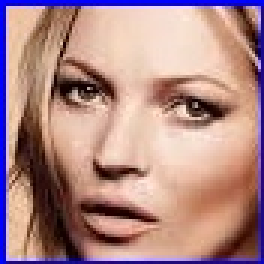
#> input picture Face Detection/detected_img/0_12_0.jpeg, 88 x 88 px (shown 3 times larger); its folder holds only this picture in this run
$ jupyter execute --allow-errors Untitled.ipynb   (shell and % lines are left out)
#> lines starting #> are read from the running program, lines starting #| are printed output that depends on the picture
[cell 1]
import numpy as np
import cv2 as cv
import matplotlib.pyplot as plt
import math
import pandas as pd
import seaborn as sns
import glob
import cv2
import re
import os
from sklearn.model_selection import train_test_split
import statsmodels.api as sm
import statsmodels.formula.api as smf

[cell 2]
names=os.listdir('./detected_img/')#it will get on the images names from a directory
string = ''.join(names)
result=re.findall(r'(\d)_\d*_',string)
face = list(map(int, result))
len(face)

[cell 3]
#Here I have a about 200 images in the below folder 'train' glob will get all the images from folder here
path = glob.glob('./detected_img/*.jpeg')
image=[]
for img in path:
    v = cv.imread(img) #It will loads all the images from a file
#> v is the input picture: shape (88, 88, 3); mean B, G, R 134.8, 136.6, 175.2
    blur = cv.GaussianBlur(v,(5,5),0)
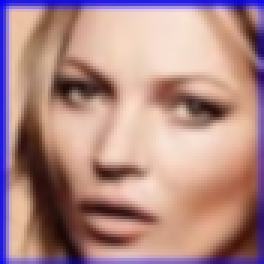
#> blur: shape (88, 88, 3) (shown 3 times larger); mean B, G, R 134.7, 137.5, 176.3
    gray = cv.cvtColor(blur,cv.COLOR_BGR2GRAY)# here changing  color image to gray scale
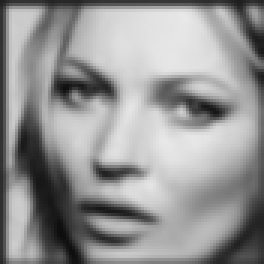
#> gray: shape (88, 88) (shown 3 times larger); min 13, max 233, mean 148.8
    image.append(gray)

[cell 4]
pic = []
for i in image:
    #v = cv.imread(img)
    #gray = cv.cvtColor(i,cv.COLOR_BGR2GRAY)# here changing  color image to gray scale
    gray = cv2.resize(i,(64,64))
    pic.append(gray)
#> this loop made 1 pass
#> pass 1, `gray = cv2.resize(i,(64,64))`:
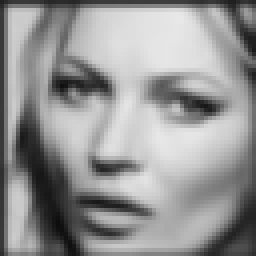
#> gray: shape (64, 64) (shown 4 times larger); min 14, max 232, mean 148.7
#> after the loop, pic = 1 item

[cell 5]
from numpy import linalg as la

evals, evecs = np.linalg.eig(gray) #creating eigen values and eigen vectors
sort_indices =np.argsort(gray)[::-1] # index sorting & inversing [::-1]
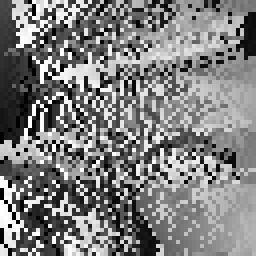
#> sort_indices: shape (64, 64) int64 (shown 4 times larger); min 0, max 63, mean 31.5; drawn with min black and max white
#> (the rest of this cell did not finish here and is left out)

[cell 6]
x = []
for i in pic:
    x.append(i.reshape(4096))
#> after the loop, x = 1 item

[cell 7]
x = np.array(x)

x_norm = x/x.max()
df = pd.DataFrame(x_norm)
#> df = table of 1 rows and 4096 columns
df['y'] = face
df.head()
#> Out = table of 1 rows and 4097 columns

[cell 8]
x = df.drop(columns='y', axis = 1)
#> x = table of 1 rows and 4096 columns
y = df['y']
x.shape
#> Out = (1, 4096)

[cell 9]
x = np.array(x)
type(x)

[cell 10]
from sklearn.decomposition import PCA

[cell 11]
pca = PCA()

[cell 12]
x_pca = pca.fit_transform(x.T)
#> x_pca = 4096 values, max 0.359 at index 300, min -0.581 at index 3534, mean -8.67e-17

[cell 13]
x_pca.T.shape
#> Out = (1, 4096)

[cell 14]
var_per = pca.explained_variance_ratio_

[cell 15]
cum = [0]
for i in range(len(var_per)):
    cum.append(cum[-1]+var_per[i])

[cell 16]
plt.figure(figsize=(10,4))
plt.subplot(1,2,1)
plt.plot(var_per,'*-')
plt.subplot(1,2,2)
plt.plot(cum,'r.-')
plt.show()
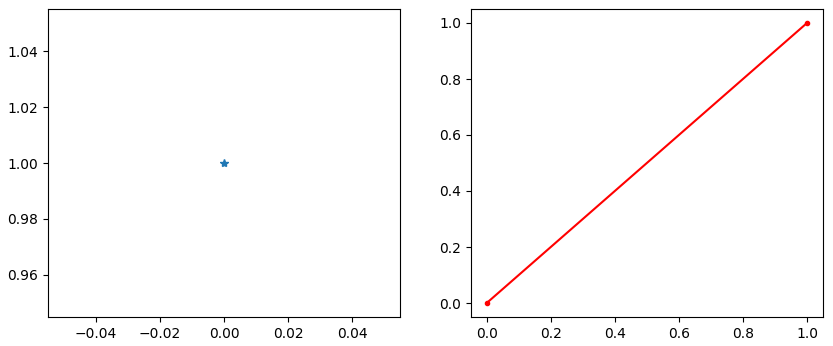
#> figure drawn by matplotlib, 2 panels

[cell 17]
pca = PCA(.87)

[cell 18]
x_pca = pca.fit_transform(x_pca.T)
#> x_pca = [0]

[cell 19]
x_pca.shape
#> Out = (1, 1)

[cell 20]
y.shape
#> Out = (1,)

$ run again, on Face Detection/detected_img/0_2_0.jpeg
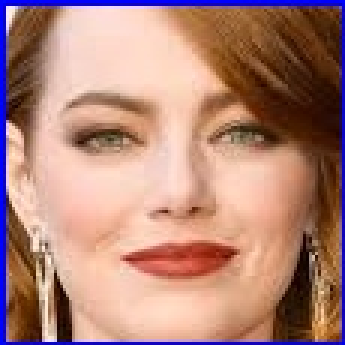
#> input picture Face Detection/detected_img/0_2_0.jpeg, 115 x 115 px (shown 3 times larger)
#> v is the input picture: shape (115, 115, 3); mean B, G, R 120.7, 132.1, 176.7
#> the loop `for i in image:` made 1 pass
#> pass 1, `gray = cv2.resize(i,(64,64))`:
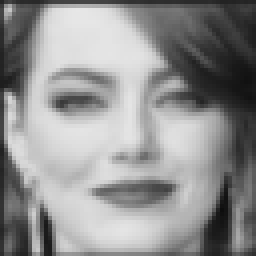
#> gray: shape (64, 64) (shown 4 times larger); min 13, max 231, mean 144.6
#> after the loop `for i in image:`: pic = 1 item
#> `sort_indices =np.argsort(gray)[::-1]`:
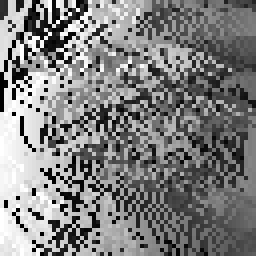
#> sort_indices: shape (64, 64) int64 (shown 4 times larger); min 0, max 63, mean 31.5; drawn with min black and max white
#> the loop `for i in pic:` made 1 pass
#> df = table of 1 rows and 4096 columns
#> `df.head()`: Out = table of 1 rows and 4097 columns
#> `x = df.drop(columns='y', axis = 1)`: x = table of 1 rows and 4096 columns
#> `x_pca = pca.fit_transform(x.T)`: x_pca = 4096 values, max 0.374 at index 147, min -0.57 at index 3383, mean 3.47e-17
#> `x_pca = pca.fit_transform(x_pca.T)`: x_pca = [0]

$ run again, on Face Detection/detected_img/0_31_0.jpeg
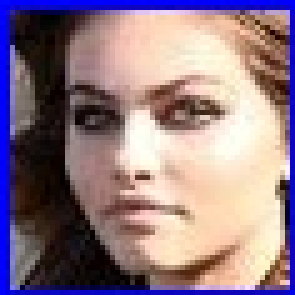
#> input picture Face Detection/detected_img/0_31_0.jpeg, 59 x 59 px (shown 5 times larger)
#> v is the input picture: shape (59, 59, 3); mean B, G, R 132.7, 121.5, 144.2
#> the loop `for i in image:` made 1 pass
#> pass 1, `gray = cv2.resize(i,(64,64))`:
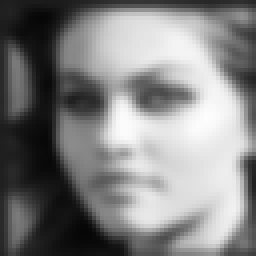
#> gray: shape (64, 64) (shown 4 times larger); min 6, max 253, mean 130.2
#> after the loop `for i in image:`: pic = 1 item
#> `sort_indices =np.argsort(gray)[::-1]`:
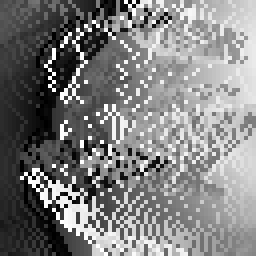
#> sort_indices: shape (64, 64) int64 (shown 4 times larger); min 0, max 63, mean 31.5; drawn with min black and max white
#> the loop `for i in pic:` made 1 pass
#> df = table of 1 rows and 4096 columns
#> `df.head()`: Out = table of 1 rows and 4097 columns
#> `x = df.drop(columns='y', axis = 1)`: x = table of 1 rows and 4096 columns
#> `x_pca = pca.fit_transform(x.T)`: x_pca = 4096 values, max 0.485 at index 1907, min -0.491 at index 266, mean -6.07e-17
#> `x_pca = pca.fit_transform(x_pca.T)`: x_pca = [0]

$ run again, on Face Detection/detected_img/0_38_0.jpeg
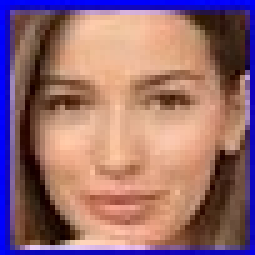
#> input picture Face Detection/detected_img/0_38_0.jpeg, 51 x 51 px (shown 5 times larger)
#> v is the input picture: shape (51, 51, 3); mean B, G, R 114.6, 108.3, 149.6
#> `gray = cv.cvtColor(blur,cv.COLOR_BGR2GRAY)# here changing  color image..`:
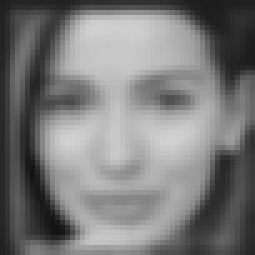
#> gray: shape (51, 51) (shown 5 times larger); min 19, max 210, mean 122.4
#> the loop `for i in image:` made 1 pass
#> after the loop `for i in image:`: pic = 1 item
#> `sort_indices =np.argsort(gray)[::-1]`:
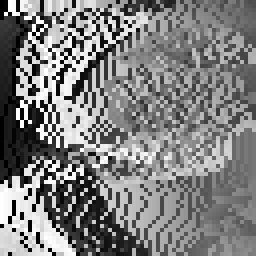
#> sort_indices: shape (64, 64) int64 (shown 4 times larger); min 0, max 63, mean 31.5; drawn with min black and max white
#> the loop `for i in pic:` made 1 pass
#> df = table of 1 rows and 4096 columns
#> `df.head()`: Out = table of 1 rows and 4097 columns
#> `x = df.drop(columns='y', axis = 1)`: x = table of 1 rows and 4096 columns
#> `x_pca = pca.fit_transform(x.T)`: x_pca = 4096 values, max 0.415 at index 2193, min -0.494 at index 3662, mean -1.73e-17
#> `x_pca = pca.fit_transform(x_pca.T)`: x_pca = [0]
